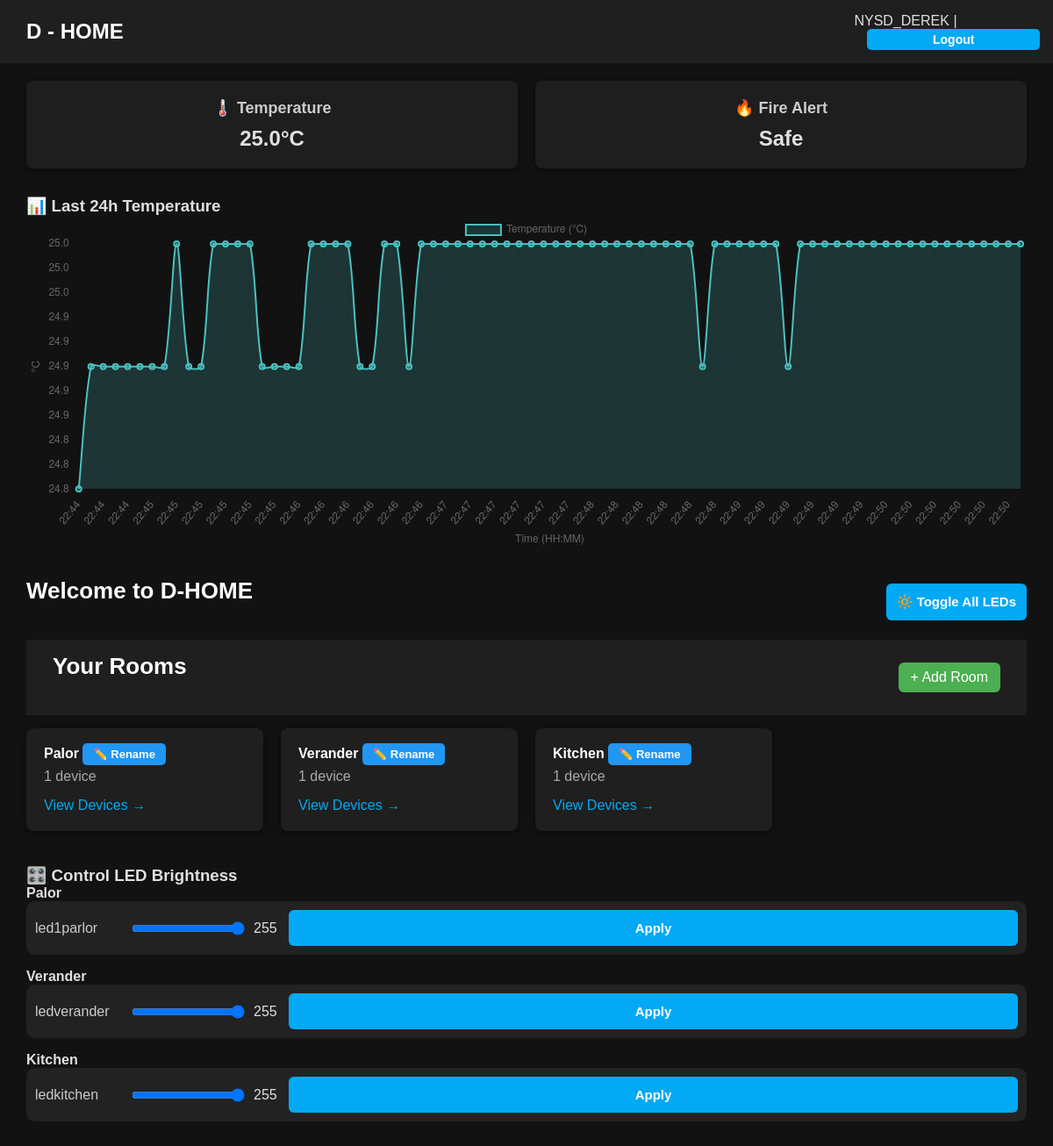
The app's page / (signed in) with its own data.
### control/models.py (models this page shows, shortened)
class Temperature(models.Model):
    value = models.FloatField()            # temperature value
    timestamp = models.DateTimeField(default=timezone.now)  # when it was recorded

class Room(models.Model):
    name = models.CharField(max_length=100)

class Device(models.Model):
    name = models.CharField(max_length=100)
    device_type = models.CharField(max_length=50)
    status = models.BooleanField(default=False)
    brightness = models.IntegerField(default=128)  # ✅ New field
    room = models.ForeignKey(Room, related_name='devices', on_delete=models.CASCADE)

### control/views.py (the view)
# urls.py: path('', views.dashboard, name='dashboard'),
@login_required
def dashboard(request):
    rooms = Room.objects.prefetch_related('devices').all()
    latest_temp = Temperature.objects.last()
    temperature = latest_temp.value if latest_temp else 0.0
    fire_alert = temperature > 30
    last_24h = now() - timedelta(hours=24)
    temps = Temperature.objects.filter(timestamp__gte=last_24h).order_by('timestamp')
    temp_chart_data = {
        "labels": [t.timestamp.strftime("%H:%M") for t in temps],
        "data": [t.value for t in temps]
    }
    return render(request, 'control/dashboard.html', {
        'rooms': rooms,
        'temperature': temperature,
        'fire_alert': fire_alert,
        'temp_chart_data': json.dumps(temp_chart_data),
    })

### templates/control/dashboard.html (shortened to what this page needs)
{% extends "base.html" %}
{% block content %}
<section class="stats">
  <div class="stat-card">
    <h3>🌡️ Temperature</h3>
    <p>{{ temperature }}°C</p>
  </div>
  <div class="stat-card">
    <h3>🔥 Fire Alert</h3>
    <p class="{% if fire_alert %}alert{% endif %}">
      {% if fire_alert %}ALERT!{% else %}Safe{% endif %}
    </p>
  </div>
</section>
<section class="temperature-graph" style="margin: 2rem 0;">
  <h3>📊 Last 24h Temperature</h3>
  <canvas id="tempChart" height="100"></canvas>
</section>
<section class="rooms-header">
  <h2>Welcome to D-HOME</h2>
  <form method="post" action="{% url 'toggle_all_leds' %}" class="inline-form">
    <button type="submit" class="btn-toggle-leds">
      🔆 Toggle All LEDs
    </button>
  </form>
</section>
<section class="rooms">
  <header class="rooms-header">
    <h2>Your Rooms</h2>
    <a href="{% url 'add_room' %}" class="btn-add-room">+ Add Room</a>
  </header>
  <div class="rooms-grid">
    {% for room in rooms %}
      <div class="room-card">
        <h4>{{ room.name }} <a href="{% url 'update_room' room.id %}" class="btn-edit-room">✏️ Rename</a></h4>
        <p>{{ room.devices.count }} device{% if room.devices.count != 1 %}s{% endif %}</p>
        <a href="{% url 'room_detail' room.id %}" class="btn-view">View Devices →</a>
      </div>
    {% empty %}
      <p class="no-rooms">No rooms yet. Click “+ Add Room” to get started.</p>
    {% endfor %}
  </div>
</section>
<section class="led-brightness" style="margin-top: 2rem;">
  <h3>🎛️ Control LED Brightness</h3>
  {% for room in rooms %}
    <h4>{{ room.name }}</h4>
    <ul style="list-style: none; padding-left: 0;">
      {% for device in room.devices.all %}
        {% if device.device_type|lower == "led" or device.device_type|lower == "light" %}
        <li style="margin-bottom: 1em; background: #222; padding: 10px; border-radius: 10px;">
          <form method="post" action="{% url 'set_led_brightness' device.id %}" style="display: flex; align-items: center; gap: 10px;">
            <label style="color: #ccc; min-width: 100px;">{{ device.name }}</label>
            <input type="range" name="brightness" min="0" max="255" step="1"
                   value="{{ device.brightness }}"
                   oninput="this.nextElementSibling.value = this.value">
            <output style="min-width: 30px;">{{ device.brightness }}</output>
            <button type="submit" class="btn-small">Apply</button>
          </form>
        </li>
        {% endif %}
      {% endfor %}
    </ul>
  {% endfor %}
</section>
<script>
  const chartData = {{ temp_chart_data|safe }};
  const ctx = document.getElementById('tempChart').getContext('2d');
  new Chart(ctx, {
    type: 'line',
    data: {
      labels: chartData.labels,
      datasets: [{
        label: 'Temperature (°C)',
        data: chartData.data,
        borderColor: 'rgba(75, 192, 192, 1)',
        backgroundColor: 'rgba(75, 192, 192, 0.2)',
        borderWidth: 2,
        tension: 0.3,
        fill: true,
        pointRadius: 3,
        pointHoverRadius: 5,
        spanGaps: true
      }]
    },
    options: {
      scales: {
        y: {
          beginAtZero: false,
          title: { display: true, text: "°C" },
          ticks: {
            callback: function(value) {
              return value.toFixed(1);  // 📍 one decimal precision
            }
          }
        },
        x: {
          title: { display: true, text: "Time (HH:MM)" }
        }
      }
    }
  });
</script>
{% endblock %}

### templates/base.html (shortened to what this page needs)
{% load static %}
<!DOCTYPE html>
<html lang="en">
<head>
  <link rel="stylesheet" href="{% static 'style.css' %}">
</head>
<body>
  <header>
    <h1>D - HOME</h1>
    <nav>
      <span>{{ user.username }}</span> |
      <form action="{% url 'logout' %}" method="post" style="display:inline;">
        <button type="submit" style="
            color: #fff;
   font-size: 14px;
   margin-left: 15px;
   padding: 4px 6px;        /* less horizontal padding */
   border-radius: 5px;
   background: #03a9f4;
   transition: background 0.3s;
   min-width: 60px;         /* sets a minimum width */
   text-align: center;
        ">
          Logout
        </button>
      </form>
    </nav>
  </header>
  <main>
    {% block content %}{% endblock %}
  </main>
</body>
</html>

### static/style.css (style rules this page uses)
* { margin: 0; padding: 0; box-sizing: border-box; }
body, input, button, select, textarea { font-family: 'Poppins', sans-serif; }
body { background-color: #121212; color: #e0e0e0; min-height: 100vh; }
a { text-decoration: none; color: inherit; }
button { cursor: pointer; }
header { background-color: #1f1f1f; padding: 15px 30px; display: flex; justify-content: space-between; align-items: center; }
header h1 { color: #fff; font-size: 24px; }
h2 { text-align: center; margin-bottom: 25px; font-size: 26px; color: #fff; }
button { width: 100%; padding: 12px; background: #03a9f4; border: none; border-radius: 6px; color: #fff; font-weight: 600; font-size: 15px; transition: background 0.3s, transform 0.2s; }
main { padding: 20px 30px; }
.stats { display: flex; gap: 20px; margin-bottom: 30px; }
.stat-card { flex: 1; background: #1e1e1e; padding: 20px; border-radius: 8px; text-align: center; box-shadow: 0 2px 8px rgba(0,0,0,0.5); }
.stat-card h3 { margin-bottom: 10px; color: #ccc; font-size: 18px; }
.stat-card p { font-size: 24px; font-weight: bold; }
.rooms { margin-bottom: 40px; }
.rooms-header { display: flex; justify-content: space-between; align-items: center; margin-bottom: 15px; }
.rooms-header h2 { color: #fff; }
.btn-add-room { background: #4caf50; color: #fff; padding: 8px 14px; border-radius: 6px; transition: background 0.3s; }
.rooms-grid { display: grid; grid-template-columns: repeat(auto-fill, minmax(220px,1fr)); gap: 20px; }
.room-card { background: #1f1f1f; padding: 20px; border-radius: 8px; box-shadow: 0 2px 10px rgba(0,0,0,0.5); display: flex; flex-direction: column; justify-content: space-between; transition: transform 0.2s; }
.room-card h4 { color: #fff; margin-bottom: 8px; }
.room-card p { color: #aaa; margin-bottom: 15px; }
.btn-view { color: #03a9f4; font-weight: 500; transition: color 0.3s; }
.btn-edit-room { background: #2196f3; color: white; padding: 5px 12px; border-radius: 5px; font-size: 13px; text-decoration: none; }

### records on screen
Temperature: value "25.0"
Room: name "Palor", devices.count "1"
Room: name "Verander", devices.count "1"
Room: name "Kitchen", devices.count "1"
Device: name "led1parlor", brightness "255"
Device: name "ledverander", brightness "255"
Device: name "ledkitchen", brightness "255"

### other values on screen
{{ user.username }} "NYSD_DEREK"
